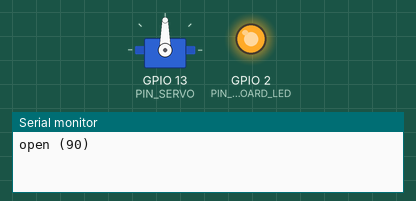
Recording of a sketch running on a simulated ESP32. On the bench: servo, output pins drawn as LEDs (lit = HIGH), the last lines printed to the serial monitor.

Above: at 0.05 s.
At 3.95 s:
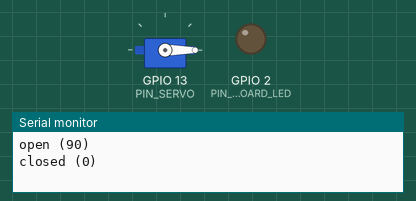
Timing chart, 0 to 5.2 s (numbered marks = the images above):
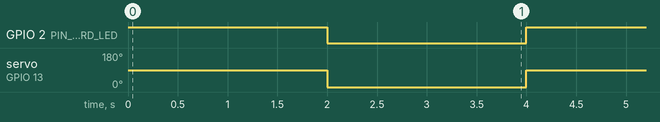

Measured:
- by itself, GPIO 2 (PIN_ONBOARD_LED): alternates HIGH for 2.0 s and LOW for 2.0 s
- by itself, servo on GPIO 13 (PIN_SERVO): alternates 90° for 2.0 s and 0° for 2.0 s

The sketch:

step4b_servo.ino
```cpp
// TapTapon step 4b: ESP32 + SG90 servo only.
//
// What you should see: the servo arm swings 0 -> 90 -> 0 degrees every 2 seconds
// (90 = residual flap open, 0 = closed). The board's blue LED is on while the flap is "open".
// If the ESP32 keeps restarting (blue LED flicker, nothing moves), USB can't supply enough
// current for the servo: power the servo's red wire from your 5 V supply instead, with its
// GND connected to the ESP32 GND too.
//
// Wiring: servo orange (signal) -> D13, red (+) -> VIN, brown (-) -> GND
// Library: ESP32Servo
#include <ESP32Servo.h>

const int PIN_SERVO = 13, PIN_ONBOARD_LED = 2;
Servo flap;

void setup() {
  Serial.begin(115200);
  pinMode(PIN_ONBOARD_LED, OUTPUT);
  flap.setPeriodHertz(50);           // standard hobby-servo signal
  flap.attach(PIN_SERVO, 500, 2400); // SG90 pulse range in microseconds
  flap.write(0);
}

void loop() {
  flap.write(90); digitalWrite(PIN_ONBOARD_LED, HIGH); Serial.println("open (90)");
  delay(2000);
  flap.write(0);  digitalWrite(PIN_ONBOARD_LED, LOW);  Serial.println("closed (0)");
  delay(2000);
}
```
